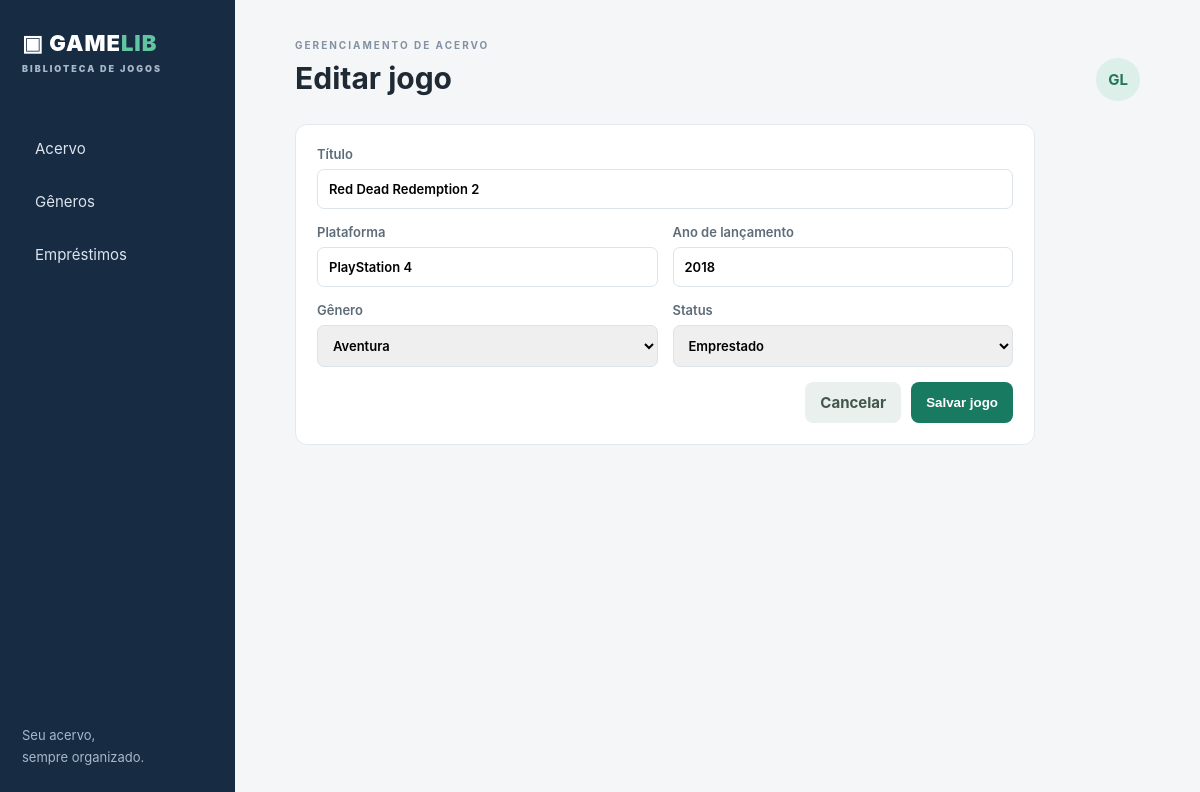
Screenshot of /games/2/edit with the database file from the repository.
### tables this page shows
CREATE TABLE games (
            id INTEGER PRIMARY KEY AUTOINCREMENT,
            title TEXT NOT NULL,
            platform TEXT NOT NULL,
            release_year INTEGER,
            status TEXT NOT NULL DEFAULT 'Disponível'
              CHECK(status IN ('Disponível','Emprestado')),
            genre_id INTEGER NOT NULL,
            FOREIGN KEY (genre_id) REFERENCES genres(id)
        );

CREATE TABLE genres (
            id INTEGER PRIMARY KEY AUTOINCREMENT,
            name TEXT NOT NULL UNIQUE
        );

### app.py (the view, shortened to what this page needs)
@app.route("/games/new",methods=["GET","POST"])
@app.route("/games/<int:game_id>/edit",methods=["GET","POST"])
def game_form(game_id=None):
    with connect() as db:
        game=db.execute("SELECT * FROM games WHERE id=?",(game_id,)).fetchone() if game_id else None
        genres=db.execute("SELECT * FROM genres ORDER BY name").fetchall()
    return render_template("game_form.html",game=game,genres=genres)

### app.py (called while the page is built)
def connect():
    con = sqlite3.connect(DB)
    con.row_factory = sqlite3.Row
    con.execute("PRAGMA foreign_keys = ON")
    return con

### templates/game_form.html
{% extends "base.html" %}{% block title %}{{'Editar jogo' if game else 'Cadastrar jogo'}}{% endblock %}{% block content %}<div class="formbox"><form method="post"><label>Título<input name="title" required value="{{game.title if game else ''}}"></label><div class="two"><label>Plataforma<input name="platform" required placeholder="Ex.: PlayStation 5" value="{{game.platform if game else ''}}"></label><label>Ano de lançamento<input type="number" name="release_year" min="1970" max="2100" value="{{game.release_year if game and game.release_year else ''}}"></label></div><div class="two"><label>Gênero<select name="genre_id" required>{% for g in genres %}<option value="{{g.id}}" {% if game and game.genre_id==g.id %}selected{% endif %}>{{g.name}}</option>{% endfor %}</select></label><label>Status<select name="status"><option {% if not game or game.status=='Disponível' %}selected{% endif %}>Disponível</option><option {% if game and game.status=='Emprestado' %}selected{% endif %}>Emprestado</option></select></label></div><div class="buttons"><a class="btn secondary" href="/">Cancelar</a><button class="btn">Salvar jogo</button></div></form></div>{% endblock %}

### static/style.css (style rules this page uses)
* { box-sizing:border-box }
body { margin:0;background:#f4f6f8;color:#202a35;font:15px Inter,Arial,sans-serif }
.stats article,.panel,.formbox { background:white;border:1px solid #e4e9ee;border-radius:12px;padding:21px }
.btn { background:#197a62;color:white;border:0;border-radius:8px;padding:11px 15px;text-decoration:none;font-weight:bold;cursor:pointer;display:inline-block }
.btn.secondary { background:#eaf0ed;color:#43564d }
.formbox { max-width:740px }
.formbox form { display:grid;gap:15px }
.formbox label { display:grid;gap:7px;color:#5d6c79;font-size:13px;font-weight:600 }
.formbox input,.formbox select { padding:11px;border:1px solid #dce3e9;border-radius:7px;font:inherit }
.two,.columns { display:grid;grid-template-columns:1fr 1fr;gap:15px }
.buttons { display:flex;justify-content:flex-end;gap:10px }

### rows the page displays
games: title "Red Dead Redemption 2", platform "PlayStation 4", release_year "2018", genre_id "Aventura", status "Emprestado"

### other values shown
{{ 'Editar jogo' if game else 'Cadastrar jogo' }} "Editar jogo"
